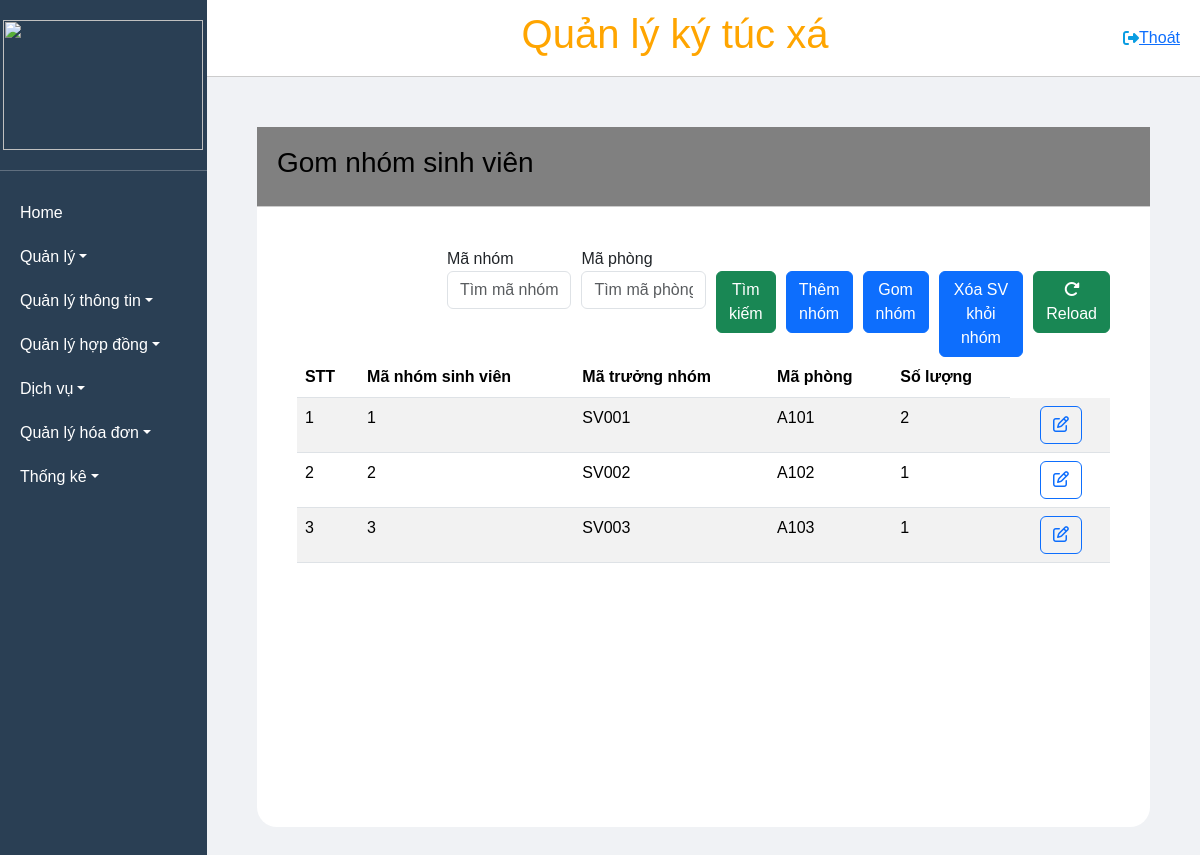
/NhomSV, run on the app's committed database.
### tables this page shows
CREATE TABLE `nhomsinhvien` (
  `maNhomSinhVien` varchar(50) NOT NULL,
  `maTruongNhom` varchar(50) NOT NULL,
  `maPhong` varchar(50) NOT NULL,
  `soLuong` int(11) NOT NULL
);

### MVC/Core/controller.php (called while the page is built, shortened)
<?php
class controller
{
    public function model($model)
    {
        return new $model;
    }
    public function view($view, $data = [])
    {
        require_once './MVC/Views/' . $view . '.php';
    }
}

### MVC/Controllers/NhomSV.php (called while the page is built, shortened)
<?php
class NhomSV extends controller
{
    public $nhomsinhvien;
    function __construct()
    {
        $this->nhomsinhvien = $this->model('NhomSV_m');
    }
    function Get_data()
    {
        $toa_sua = $this->nhomsinhvien->get_all_toa();
        $dulieu = $this->nhomsinhvien->nhomsinhvien_all();
        $maphong = $this->nhomsinhvien->get_all_phong();
        $maphong_sua = $this->nhomsinhvien->get_all_phong();
        $this->view('Masterlayout', [
            'page' => 'NhomSV_v',
            'maphong' => $maphong,
            'dulieu' => $dulieu,
            'toa_sua' => $toa_sua,
            'maphong_sua' => $maphong_sua
        ]);
    }
}

### MVC/Core/app.php (called while the page is built, shortened)
<?php
class app
{
    protected $action = 'Get_data';
    function __construct()
    {
        $arr = $this->processURL();
        if ($arr != null) {
            if (file_exists('./MVC/Controllers/' . $arr[0] . '.php')) {
                unset($arr[0]);
            }
        }
        $this->controller = new $this->controller;
        $this->param = $arr ? array_values($arr) : [];
        call_user_func_array([$this->controller, $this->action], $this->param);
    }
    function processURL()
    {
        if (isset($_GET['url'])) {
            return explode('/', filter_var(trim($_GET['url']), FILTER_DEFAULT));
        }
    }
}

### index.php (called while the page is built, shortened)
<?php
$app = new app();
?>

### MVC/Core/connectDB.php (called while the page is built, shortened)
<?php
class connectDB
{
    protected $serverName = "localhost";
    protected $userName = "root";
    protected $pwd = "";
    protected $dbName = "qlktx";
    function __construct()
    {
        $this->conn = mysqli_connect($this->serverName, $this->userName, $this->pwd, $this->dbName);
    }
}

### MVC/Models/NhomSV_m.php (called while the page is built, shortened)
<?php
class NhomSV_m extends connectDB
{
    public function  nhomsinhvien_all()
    {
        $sql = "SELECT * FROM nhomsinhvien";
        return mysqli_query($this->conn, $sql);
    }
}

### MVC/Views/Pages/NhomSV_v.php (the view, shortened to what this page needs)
<!DOCTYPE html>
<html lang="en">
<head>
</head>
<body>
    <div class="main">
        <div class="header">
            <h3>Gom nhóm sinh viên</h3>
        </div>
        <form method="post" action="http://localhost/QuanLyKyTucXa_new/NhomSV/themmoi" id="addInvoiceForm">
            <div class="modal-add">
        </form>
        <form method="post" action="http://localhost/QuanLyKyTucXa_new/NhomSV/update_nhomsv_ttsv" id="addInvoiceForm">
            <div class="modal-add">
        </form>
        <form method="post" action="http://localhost/QuanLyKyTucXa_new/NhomSV/xoa_sv_khoi_nhom" id="addInvoiceForm">
            <div class="modal-add">
        </form>
        <form method="post" action="http://localhost/QuanLyKyTucXa_new/NhomSV/timkiem">
            <div class="form-inline">
                <div class="head_timkiem" style="padding-left: 150px;">
                    <div>
                        <label style="width: 100px;">Mã nhóm</label>
                        <input type="text" placeholder="Tìm mã nhóm" class="form-control" name="txtMaNhom" value="<?php echo isset($_POST['txtMaNhom']) ? htmlspecialchars($_POST['txtMaNhom']) : ''; ?>">
                    </div>
                    <div>
                        <label style="width: 100px;">Mã phòng</label>
                        <input type="text" placeholder="Tìm mã phòng" class="form-control" name="txtMaPhong" value="<?php echo isset($_POST['txtMaPhong']) ? htmlspecialchars($_POST['txtMaPhong']) : ''; ?>">
                    </div>
                    <div>
                        <button type="submit" style="margin: 24px 0px" class="btn btn-success" name="btnTimKiem">Tìm kiếm</button>
                    </div>
                    <div>
                        <button type="button" class="btn btn-primary" data-bs-toggle="modal" data-bs-target="#addServiceModal" style="margin-top: 24px;">Thêm nhóm</button>
                    </div>
                    <div>
                        <button type="button" class="btn btn-primary" data-bs-toggle="modal" data-bs-target="#addGroup" style="margin-top: 24px;">Gom nhóm</button>
                    </div>
                    <div>
                        <button type="button" class="btn btn-primary" data-bs-toggle="modal" data-bs-target="#delSinhVien" style="margin-top: 24px;">Xóa SV khỏi nhóm</button>
                    </div>
                    <div>
                        <a href="http://localhost/QuanLyKyTucXa_new/NhomSV" style="margin: 24px 0px" class="btn btn-success" name="btnReLoad"><i class="fa-solid fa-rotate-right"></i> Reload</a>
                    </div>
                </div>
                <table class="table table-striped">
                    <thead>
                        <tr>
                            <th>STT</th>
                            <th>Mã nhóm sinh viên</th>
                            <th>Mã trưởng nhóm</th>
                            <th>Mã phòng</th>
                            <th>Số lượng</th>
                        </tr>
                    </thead>
                    <tbody>
                        <?php
                        $i = 1;
                        if (isset($data['dulieu']) && mysqli_num_rows($data['dulieu']) > 0) {
                            while ($row = mysqli_fetch_assoc($data['dulieu'])) {
                        ?>
                                <tr>
                                    <td><?php echo htmlspecialchars($i++) ?></td>
                                    <td><?php echo htmlspecialchars($row['maNhomSinhVien']) ?></td>
                                    <td><?php echo htmlspecialchars($row['maTruongNhom']) ?></td>
                                    <td><?php echo htmlspecialchars($row['maPhong']) ?></td>
                                    <td><?php echo htmlspecialchars($row['soLuong']) ?></td>
                                    <td>
                                    <td>
                                        <a class="btn btn-outline-primary" data-bs-toggle="modal" data-bs-target="#editServiceModal" onclick="hienThiMaGiaoDich('<?php echo htmlspecialchars(json_encode($row)) ?>')"><i class="fa-regular fa-pen-to-square"></i></a>
                                    </td>
                                </tr>
                        <?php
                            }
                        }
                        ?>
                    </tbody>
                </table>
            </div>
        </form>
        </div>
</body>
</html>

### Public/CSS/style.css (style rules this page uses)
* { padding: 0; margin: 0; box-sizing: border-box; }
.header { display: flex; align-items: center; justify-content:space-between ; padding: 20px; }
.main { height: 700px; background-color: #fff; border-radius: 20px; margin: 50px 50px 50px 50px ; }
body { background-color: #F0F2F5; }
.head_timkiem { padding-left: 30px; display: flex; gap: 10px }

### Public/CSS/master.css (style rules this page uses)
* { margin: 0; padding: 0; box-sizing: border-box; font-family: Arial, sans-serif; }
html, body { height: 100%; overflow: hidden; }
.header { background-color: grey; padding: 10px 20px; border-bottom: 1px solid #ccc; height: 80px; display: flex; justify-content: space-between; align-items: center; color: black; }

### Public/CSS/l1.css (style rules this page uses)
.form-inline { border-radius: 20px; background-color: white; padding: 40px; text-align: left; }

### data on the page
nhomsinhvien: maNhomSinhVien "1", maTruongNhom "SV001", maPhong "A101", soLuong "2"
nhomsinhvien: maNhomSinhVien "2", maTruongNhom "SV002", maPhong "A102", soLuong "1"
nhomsinhvien: maNhomSinhVien "3", maTruongNhom "SV003", maPhong "A103", soLuong "1"
